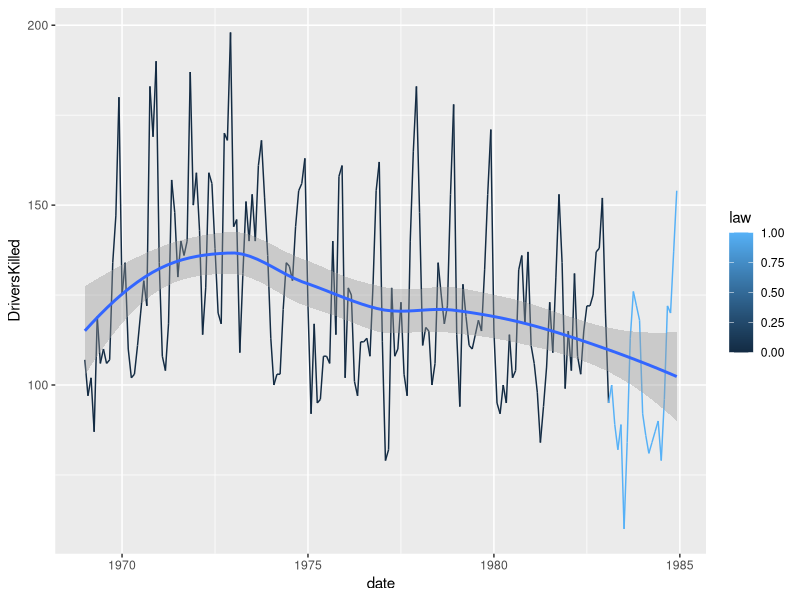
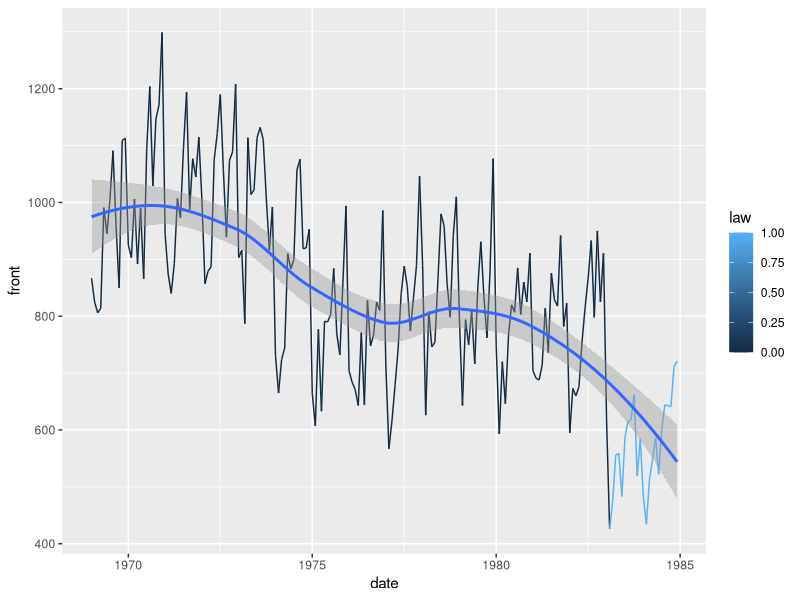
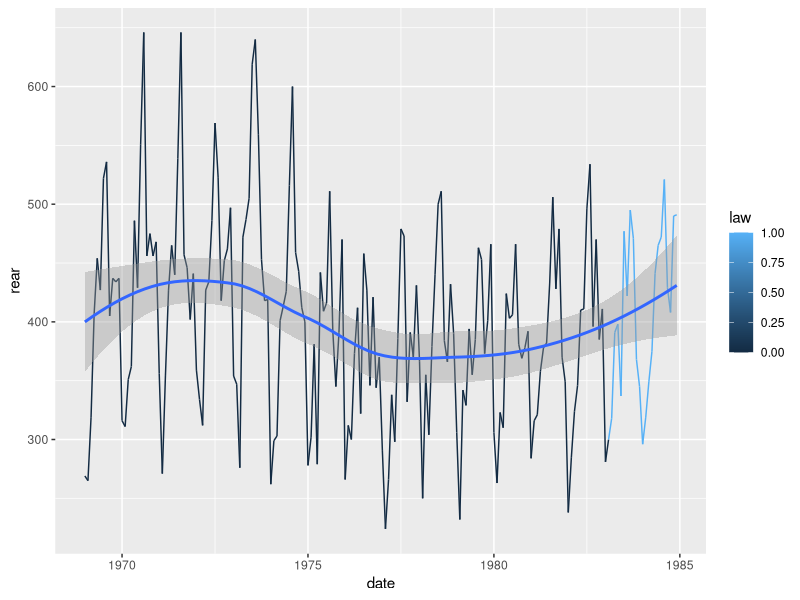
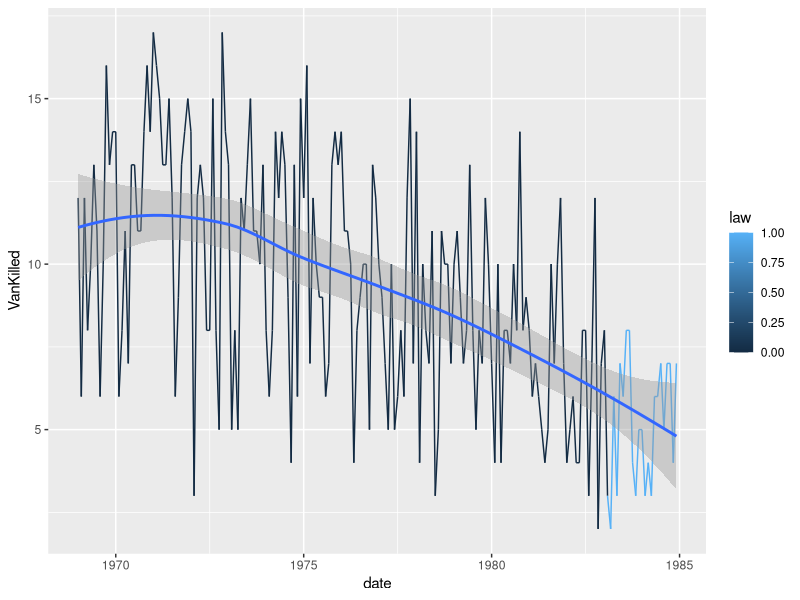
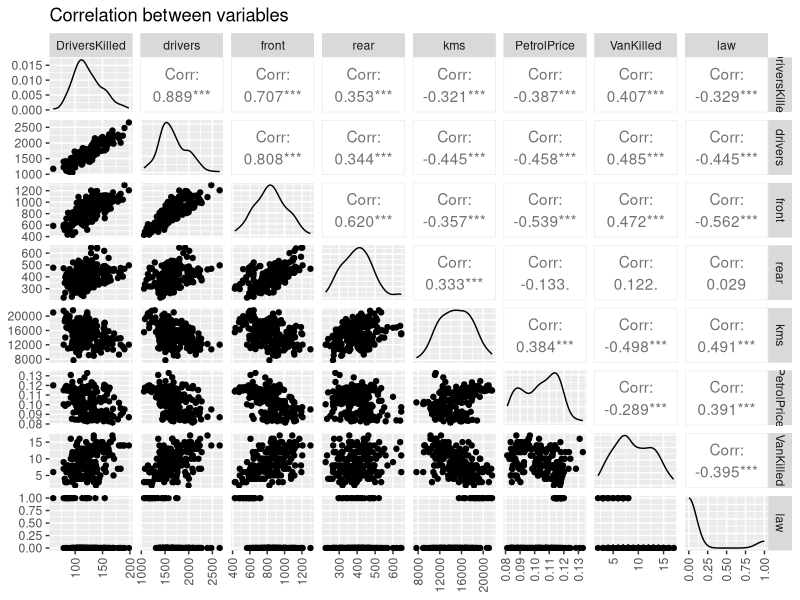
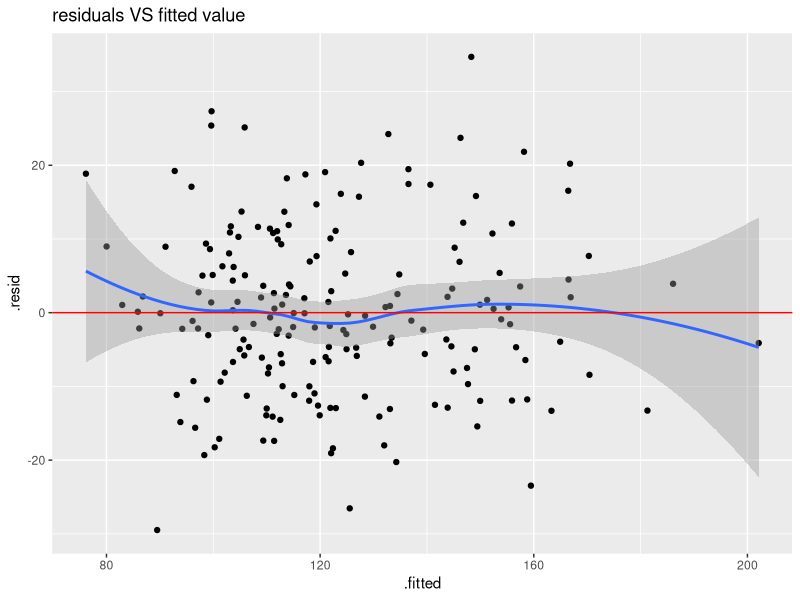
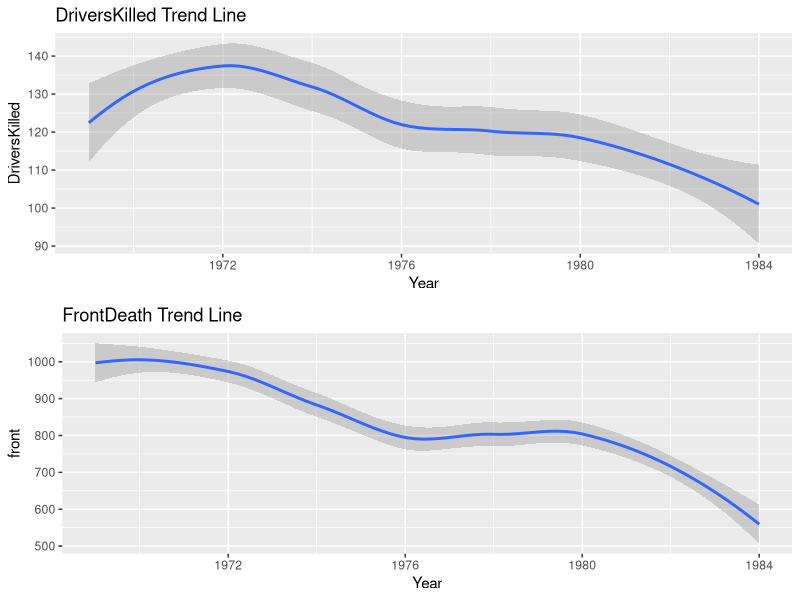
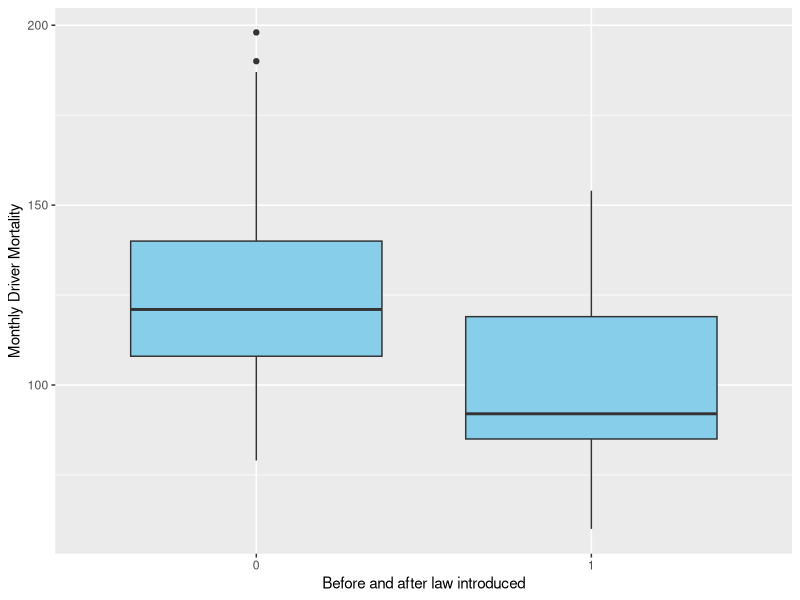

These charts were generated, in order, by the following R code:
## ---- chunk 1
# Libraries
set.seed(96024)

library(tidyverse)
library(readr)
library(kableExtra)
library(bookdown)
## ---- chunk 2
knitr::opts_chunk$set(fig.pos = 'H', echo = FALSE, message = FALSE, warning = FALSE)
## ---- chunk 3
Seatbelts_data = data.frame(as.matrix(Seatbelts),date=time(Seatbelts))
## ---- chunk 4
ggplot(data=Seatbelts_data, aes(x=date,y=DriversKilled,col=law))+geom_line()+geom_smooth()
## ---- chunk 5
ggplot(data=Seatbelts_data, aes(x=date,y=front,col=law))+geom_line()+geom_smooth()
## ---- chunk 6
ggplot(data=Seatbelts_data, aes(x=date,y=rear,col=law))+geom_line()+geom_smooth()
## ---- chunk 7
ggplot(data=Seatbelts_data, aes(x=date,y=VanKilled,col=law))+geom_line()+geom_smooth()
## ---- chunk 8
Seatbelts_data %>%
  group_by(law) %>%
  summarise(DriversKilled_Average=mean(DriversKilled)) %>%
  kable(caption="Drivers killed before and after law")
## ---- chunk 9
Seatbelts_data %>%
  group_by(law) %>%
  summarise(Rear_Average=mean(rear)) %>%
  kable(caption="Back seat passengers killed before and after law")
## ---- chunk 10
Seatbelts_data %>%
  group_by(law) %>%
  summarise(Front_Average=mean(front)) %>%
  kable(caption="Front seat passengers killed before and after law")
## ---- chunk 11
Seatbelts_data %>%
  group_by(law) %>%
  summarise(Van_Average=mean(VanKilled)) %>%
  kable(caption="Light good vehicle drivers killed before and after law")
## ---- chunk 12
library(ggplot2)
library(GGally)
library(tidyverse)
library(readr)
library(broom)
## ---- chunk 13
Seatbelts%>%as.data.frame()->seatbelts
## ---- chunk 14
seatbelts%>%
  select("DriversKilled", "drivers", "front")%>%
  summary()%>%
  kable(caption = "Summary of the three variabls")%>%
  kable_styling(bootstrap_options = c("bordered", "hover"))
## ---- chunk 15
seatbelts%>% 
  ggpairs()+
  ggtitle("Correlation between variables")+
  theme(axis.text.x = element_text(angle = 90, vjust = 0.5, hjust=1))
## ---- chunk 16
Seatbelts%>%as.data.frame()->seatbelts
seatbelts%>%
  mutate(law=as.factor(law))->Seatbelt

fit<-lm(DriversKilled ~ ., data=Seatbelt)
summary(fit)
## ---- chunk 17
aug<-augment(fit)
## ---- chunk 18
ggplot(aug, aes(x=.fitted, y=.resid))+
  geom_point()+
  geom_smooth()+
   geom_hline(yintercept=0, color="red")+
  ggtitle("residuals VS fitted value")
## ---- chunk 19
data(Seatbelts)
Seatbelts <- data.frame(Year=floor(time(Seatbelts)),
Month=factor(cycle(Seatbelts),
labels=month.abb), Seatbelts)
## ---- chunk 20
selectdata <- Seatbelts %>% 
  select(DriversKilled, drivers, front, rear, Year)
ggplot(data = selectdata) +
  geom_smooth(mapping = aes(x = Year, y = DriversKilled)) +
  ggtitle("DriversKilled Trend Line")->f1
ggplot(data = selectdata) +
  geom_smooth(mapping = aes(x = Year, y = front)) +
  ggtitle("FrontDeath Trend Line")->f2
library(gridExtra)
grid.arrange(f1, f2)
## ---- chunk 21
Bluebox <-ggplot(Seatbelts, aes(x=factor(law), y =DriversKilled)) +geom_boxplot(fill = "skyblue") +theme_grey()+ylab ("Monthly Driver Mortality")+xlab("Before and after law introduced")
Bluebox
## ---- chunk 22
Beforelawsub <-filter(Seatbelts, law ==0)
summary(Beforelawsub)
## ---- chunk 23
Afterlawsub <-filter(Seatbelts, law!=0)
summary(Afterlawsub)
## ---- chunk 24
 ggplot(data = Seatbelts) +
  geom_point(mapping = aes(x = Month, y = DriversKilled, col=law))-> G1
 ggplot(data = Seatbelts) +
  geom_point(mapping = aes(x = Month, y = front, col=law))-> G2
 
 library(gridExtra)
grid.arrange(G1, G2)
